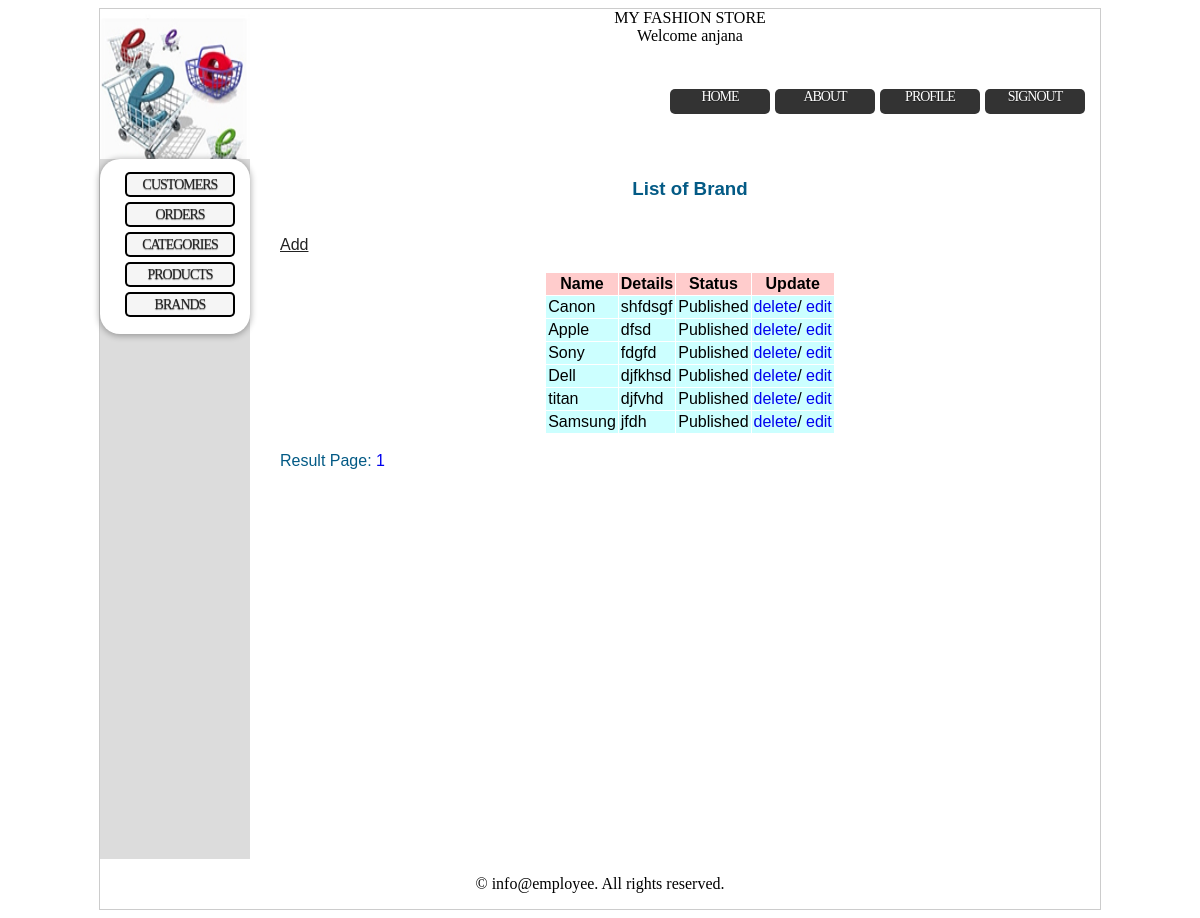
Page /admin/brand.php (signed in) on the committed database.
### tables this page shows
CREATE TABLE IF NOT EXISTS `brand` (
  `id` int(11) NOT NULL AUTO_INCREMENT,
  `name` varchar(255) NOT NULL,
  `details` varchar(255) NOT NULL,
  `status` varchar(25) NOT NULL,
  PRIMARY KEY (`id`)
);

### admin/brand.php (the view, shortened to what this page needs)
<?php
$records_per_page = 15;
$total = mysql_result(mysql_query("SELECT COUNT(*) FROM brand"), 0);
$page_count = ceil($total / $records_per_page);
$page = 1;
$skip = ($page - 1) * $records_per_page;
$result = mysql_query("SELECT * FROM brand order by id desc LIMIT $skip, $records_per_page");
?>
<html>
	<head>
		<link rel="stylesheet" type="text/css" href="../CSS/style.css" media="screen" />
	</head>
	<body>
		<div class="wrapper">
			<?php
				require_once '../library/header.php';
				require_once '../library/content.php';
			?>
			<div class="rightcontent">
				<center><h3>List of Brand</h3></center>
				<br/><a href="add_brand.php" class="link_td">Add</a><br/>
				<?php
				if(mysql_num_rows($result)>0)
				{
					?>
						<br/><table align="center" border="0px" cellpadding="2" cellspacing="1">
						 <tr bgcolor="#FFCCCC"><th>Name</th>
						 <th>Details</th>
						 <th>Status</th>
						 <th>Update</th></tr>
					<?php
					while($row=mysql_fetch_assoc($result))
					{
					?>
						<tr bgcolor="#CCFFFF"><td><?php echo $row['name'];?></td>
						<td><?php echo $row['details'];?></td>
						<td><?php echo $row['status'];?></td>
						<td><a href="brand.php?deletebrand=<?php echo $row['id'];?>" style="text-decoration:none;">delete</a>/
						<a href="brandupdate.php?edit=<?php echo $row['id'];?>" style="text-decoration:none;">edit</a></td></tr>
					<?php
					}
				}
				?>
				</table><br/>Result Page:
				<?php
				for ($i = 1; $i <= $page_count; ++$i)
					{
						echo '<a href="' . $_SERVER['PHP_SELF'] . '?page=' . $i . '" style="text-decoration:none;">'. $i . '</a> ';
					}
				?>
			</div>
		<div class="footer">
			<p>&copy; info@employee. All rights reserved.</p>
		</div>
		</div>
	</body>
</html>

### CSS/style.css (style rules this page uses)
.wrapper { background-color:#FFFFFF; width: 1000px; border: 1px solid #cccccc; height: 900px; margin: 0px auto; }
.footer { float:left; height:50px; width:1000px; background-color:#FFFFFF; color: #000000; text-align:center; }
.rightcontent { float: right; height: 700px; width: 820px; background: #FFFFFF; color: #035A85; font-family: Verdana, Arial, Helvetica; }
a.link_td { background-color:#FFFFFF; color: #222222; width: 100%; }

### rows in the picture
brand: name "Canon", details "shfdsgf", status "Published"
brand: name "Apple", details "dfsd", status "Published"
brand: name "Sony", details "fdgfd", status "Published"
brand: name "Dell", details "djfkhsd", status "Published"
brand: name "titan", details "djfvhd", status "Published"
brand: name "Samsung", details "jfdh", status "Published"

### other values in the picture
$_SESSION['username'] "anjana"
